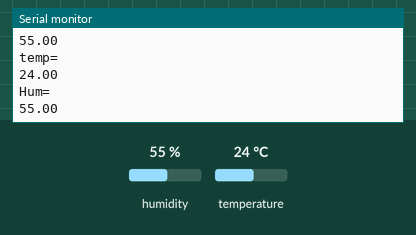
The sketch below on a simulated ESP32. On the bench: the last lines printed to the serial monitor. The inputs (shaded band) are chosen by the test bench; at power-on: humidity 55 %, temperature 24 °C. WiFi joins after 1.5 s; servers stay silent unless stated; web services answer with replies made up by the test bench.

Above: at 2.7 s.
2.8 s: humidity set to 22 %
At 3.9 s:
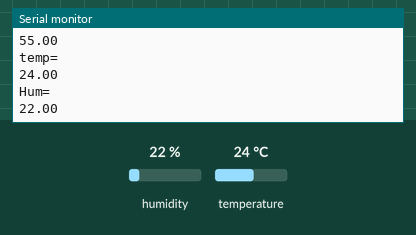
5.5 s: temperature set to 12 °C
At 11.4 s:
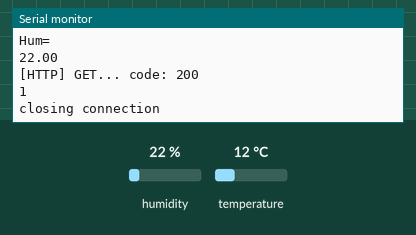
11.5 s: humidity set to 40 %
At 12.2 s:
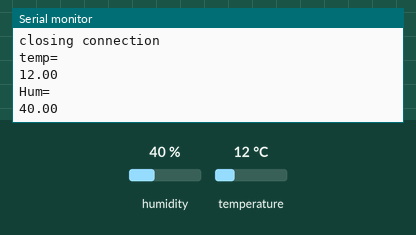
Timing chart, 0 to 14.5 s (numbered marks = the images above; inputs shaded):
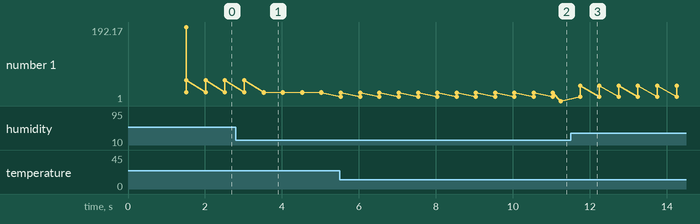

Measured:
- after the input at 2.8 s, the serial monitor: prints a new line after 0.72 s (image 1)
- after the input at 5.5 s, the serial monitor: prints a new line at once (image 2)
- after the input at 11.5 s, the serial monitor: prints a new line after 0.25 s (image 3)
- plotted number 1: 55 → 22 after the input at 2.8 s, 1 → 40 after the input at 11.5 s

The sketch:

sketch.ino
```cpp
#include <WiFi.h>
#include <DHT.h>
 #include <HTTPClient.h>
const char* ssid = "Wokwi-GUEST";
const char* password = "";
#define DHTPIN 13
#define DHTTYPE DHT22
 int cloud=0;
DHT dht(DHTPIN, DHTTYPE);
 void setup() {
 Serial.begin(115200);
 delay(10);
dht.begin();
 // We start by connecting to a WiFi network
 Serial.println();
 Serial.println();
 Serial.print("Connecting to ");
 Serial.println(ssid);
 WiFi.begin(ssid, password);
 while (WiFi.status() != WL_CONNECTED) {
 delay(500);
 Serial.print(".");
 }
 Serial.println("");
 Serial.println("WiFi connected");
 Serial.println("IP address: ");
 Serial.println(WiFi.localIP());
}
int value = 0;
void loop() {
 float h = dht.readHumidity();
float t = dht.readTemperature();
Serial.println("temp=");
Serial.println(t);
Serial.println("Hum=");
Serial.println(h);

WiFiClient client;
 HTTPClient http;
 cloud=cloud+1;
 if(cloud>=20){cloud=0;
http.begin("http://api.thingspeak.com/update?api_key=06RXC57KY80PWVKA&field1="+ String(t) +"&field2="+String(h));
 int httpCode = http.GET();
 if(httpCode > 0) {
 Serial.printf("[HTTP] GET... code: %d\n", httpCode);
 if(httpCode == HTTP_CODE_OK) {
 String payload = http.getString();
 Serial.println(payload);
 }
 } else {
 Serial.printf("[HTTP] GET... failed, error: %s\n", http.errorToString(httpCode).c_str());
 }
 http.end(); Serial.println();
 Serial.println("closing connection");
 }
 delay(500);
}
```
